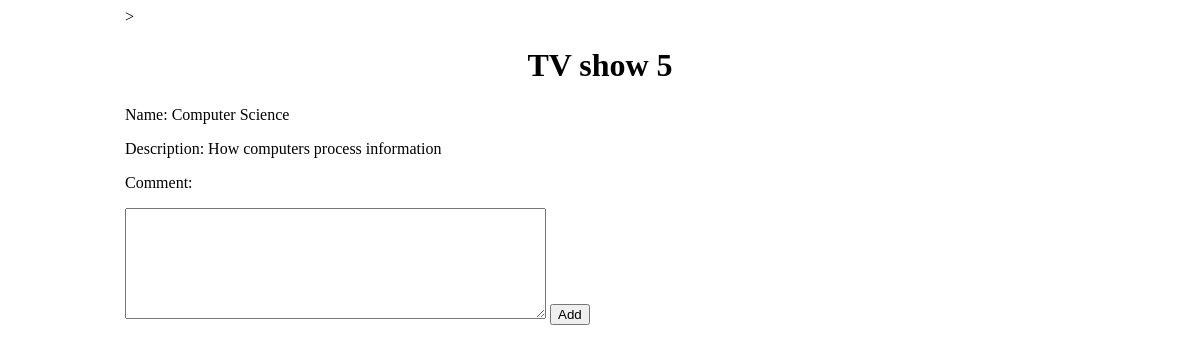
The page /5 on the database its author committed.
### display/models.py (models this page shows)
class Course(models.Model):
    name = models.CharField(max_length=255)
    created_at = models.DateTimeField(auto_now_add=True)
    updated_at = models.DateTimeField(auto_now=True)
    objects = Validator()

class Description(models.Model):
    course = models.OneToOneField(Course, on_delete=models.CASCADE, primary_key=True)
    desc = models.TextField()
    created_at = models.DateTimeField(auto_now_add=True)
    updated_at = models.DateTimeField(auto_now=True)
    objects = Validator()

### display/views.py (the view)
# urls.py: path('<int:id>', views.comment),
def comment(request, id):
    pass
    context = {"course": Course.objects.get(id=id)}
    return render (request, 'comment.html', context)

### display/templates/comment.html (shortened to what this page needs)
<!DOCTYPE html>
<html lang="en">
<head>
    {% load static %}
    <link rel="stylesheet" href="{% static 'css/style.css' %}">
</head>
<body>
    <div class="wrapper" id = "display">>
        <h1 id  ="course_head"> TV show {{course.id}}</h1>
        <div id ="course">
            <p>Name: {{course.name}}</p>
            <p>Description: {{course.description.desc}}</p>
        </div>
        <div class="comment">
            <form action="/{{course.id}}/comment" method="post">
                <p id = "comm" >Comment:</p> <textarea name="comm" cols="50" rows="7" type = "text"></textarea>
                <button type="submit">Add</button>
            </form>
        </div>
</body>

### display/static/css/style.css (style rules this page uses)
.wrapper { width: 950px; min-height: 200px; margin: auto; }
h1 { text-align: center; }

### rows shown on the page
Course: id "5", name "Computer Science", description.desc "How computers process information"
